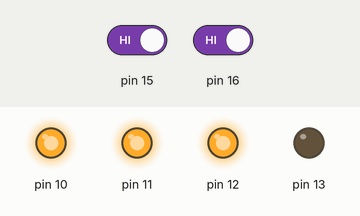
Simulated run of this sketch. Board: Arduino Uno, built with avr-gcc and run on an emulated ATmega328P. Shown: output pins drawn as LEDs (lit = HIGH). Dashed ring = blinking. The inputs (shaded band) are chosen by the test bench; at power-on: pin 15 HIGH, pin 16 HIGH. EEPROM starts erased.

Above: at 1.2 s.
1.3 s: pin 15 driven LOW
At 2.7 s:
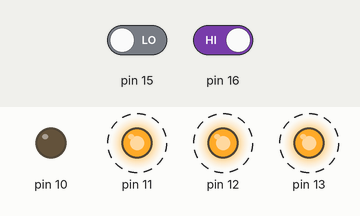
4.3 s: pin 16 driven LOW
At 4.3 s:
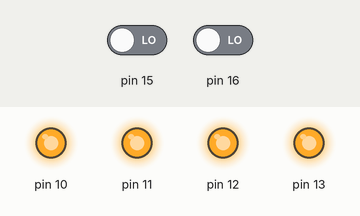
5.8 s: pin 16 driven HIGH
At 8.7 s:
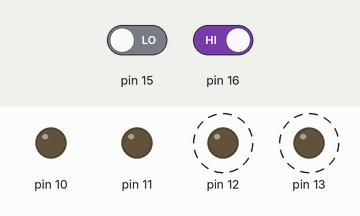
8.8 s: pin 15 driven HIGH
At 9.5 s:
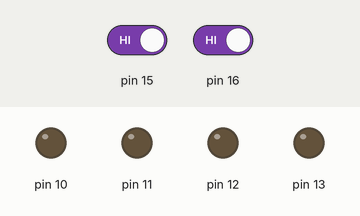
Timing chart, 0 to 11.3 s (numbered marks = the images above; inputs shaded):
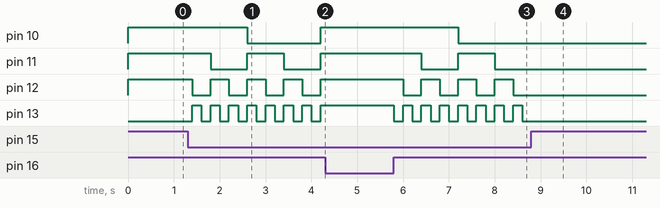

The sketch:

Practica_02.ino
```cpp
int cont;

void setup(){

  // Entradas/Salidas
  DDRC = 0x00;    // Establece como entrada A1, A2
  DDRB = 0x3C;    // Establece como salida D1(13), D2(12), D3(11), D4(10)

  // Lee el dato almacenado en la EEPROM
  cont = EEPROM_read(0x0);

  // Verifica que lo leído sea válido
  // (que esté entre los valores permitidos)
  if (cont < 0 || cont > 15){
    cont = 1;
  }

  // Inicializa LEDs
  establece_LEDS();

}

void loop(){

  // Aumentar el contador
  if (!(PINC & 0x02))   // Sí el botón presionado es A1
    cont = (cont < 15) ? cont + 1 : 0;

  // Decrementar el contador
  if (!(PINC & 0x04))   // Sí el botón presionado es A2
    cont = (cont > 0) ? cont - 1 : 15;

  // Muestra cont
  establece_LEDS();

  // Guarda valor de cont
  EEPROM_write(cont, 0x0);

  delay(200);

}

// Función que maneja los LEDs
void establece_LEDS(){

  // Encienda o apaga los LEDs según el valor de cont
  switch (cont){
    case 0:
      PORTB = 0x3C;   // 0011 1100
      break;
    case 1:
      PORTB = 0x1C;   // 0001 1100
      break;
    case 2:
      PORTB = 0x2C;   // 0010 1100
      break;
    case 3:
      PORTB = 0x0C;   // 0000 1100
      break;
    case 4:
      PORTB = 0x34;   // 0011 0100
      break;
    case 5:
      PORTB = 0x14;   // 0001 0100
      break;
    case 6:
      PORTB = 0x24;   // 0010 0100
      break;
    case 7:
      PORTB = 0x04;   // 0000 0100
      break;
    case 8:
      PORTB = 0x38;   // 0011 1000
      break;
    case 9:
      PORTB = 0x18;   // 0001 1000
      break;
    case 10:
      PORTB = 0x28;   // 0010 1000
      break;
    case 11:
      PORTB = 0x08;   // 0000 1000
      break;
    case 12:
      PORTB = 0x30;   // 0011 0000
      break;
    case 13:
      PORTB = 0x10;   // 0001 0000
      break;
    case 14:
      PORTB = 0x20;   // 0010 0000
      break;
    case 15:
      PORTB = 0x00;   // 0000 0000
      break;
  }

}

// Función para guardar un dato en la EEPROM
// en la dirección dada
void EEPROM_write(uint8_t dato, uint8_t dir){

  // Asegura que no haya escritura en proceso
  while (EECR & 1 << EEPE);

  // Establece la dirección
  EEAR = dir;

  // Guarda el dato
  EEDR = dato;

  // Pone en alto habilitador maestro
  EECR |= (1 << EEMPE);

  // Inicia escritura;
  EECR |= (1 << EEPE);

}

// Función para leer un dato de la EEPROM
// en la dirección dada
uint8_t EEPROM_read(uint8_t dir){

  // Asegura que no hay una escritura en proceso
  while (EECR & 1 << EEPE);

  // Establece dirección
  EEAR = dir;

  // Inicia lectura
  EECR |= (1 << EERE);

  // Regresa el dato leído
  return EEDR;

}
```

Measured:
- after the input at 1.3 s, pin 10: HIGH → LOW after 1.3 s, → HIGH 1.6 s later; pin 11: alternates HIGH for 0.80 s and LOW for 0.80 s, starting after 0.50 s; pin 12: alternates HIGH for 0.40 s and LOW for 0.40 s, starting after 0.10 s; pin 13: alternates HIGH for 0.20 s and LOW for 0.20 s, starting after 0.10 s
- after the input at 4.3 s, pin 11: stays HIGH (without the input it goes to LOW after 0.70 s); pin 12: stays HIGH (without the input it goes to LOW after 0.30 s); pin 13: stops changing and stays HIGH
- after the input at 5.8 s, pin 10: HIGH → LOW after 1.4 s; pin 11: HIGH → LOW after 0.60 s, → HIGH 0.80 s later, → LOW 0.80 s later; pin 12: alternates HIGH for 0.40 s and LOW for 0.40 s, starting after 0.20 s; pin 13: alternates HIGH for 0.20 s and LOW for 0.20 s, starting at once
- after the input at 8.8 s, pin 10: stays LOW (without the input it goes to HIGH after 0.00 s); pin 11–13: stops changing and stays LOW
